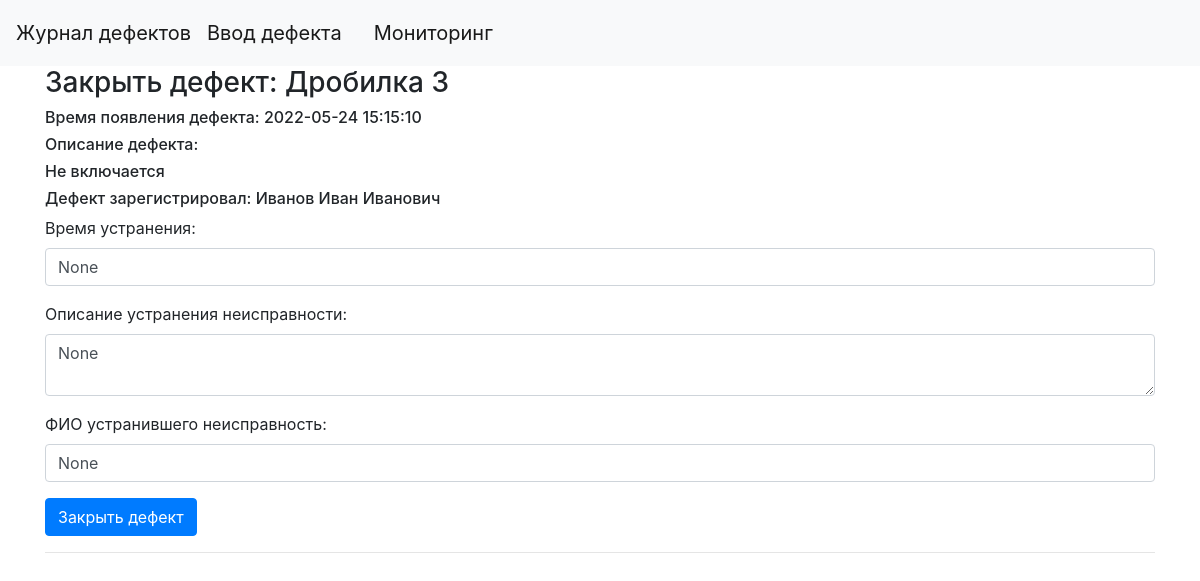
The page /3/edit on the database its author committed.
### tables this page shows
CREATE TABLE defects (
    id INTEGER PRIMARY KEY AUTOINCREMENT,
    time_start TIMESTAMP NOT NULL DEFAULT CURRENT_TIMESTAMP,
    number INTEGER NOT NULL,
    equipment TEXT NOT NULL,
    description TEXT NOT NULL,
    user_start TEXT NOT NULL,
    time_finish TIMESTAMP,
    fix_descr TEXT,
    repairman TEXT,
    created TIMESTAMP NOT NULL DEFAULT CURRENT_TIMESTAMP,
    fixed TIMESTAMP
);

### app.py (the view, shortened to what this page needs)
@app.route('/<int:id>/edit', methods=('GET', 'POST'))
def edit(id):
    defect = get_defect(id)
    return render_template('edit.html', defect=defect)

### app.py (called while the page is built)
def get_db_connection():
    conn = sqlite3.connect('database.db')
    conn.row_factory = sqlite3.Row
    return conn

def get_defect(defect_id):
    conn = get_db_connection()
    defect = conn.execute('SELECT * FROM defects WHERE id = ?',
                        (defect_id,)).fetchone()
    conn.close()
    if defect is None:
        abort(404)
    return defect

### templates/edit.html (shortened to what this page needs)
{% extends 'base.html' %}
{% block content %}
<h3>{% block title %} Закрыть дефект: {{ defect['equipment'] }} {{ defect['number'] }} {% endblock %}</h3>
<h6> Время появления дефекта:  {{ defect['time_start'] }} </h6>
<h6>Описание дефекта:  </h6>
<h6>{{ defect['description'] }}</h6>
<h6>Дефект зарегистрировал: {{ defect['user_start'] }}</h6>
<form method="post">
    <div class="form-group">
        <label for="time_finish">Время устранения:</label>
        <input type="text" name="time_finish" placeholder="Введите время устранения"
               class="form-control"
               value="{{ request.form['time_finish'] or defect['time_finish'] }}">
    </div>
    <div class="form-group">
        <label for="fix_descr">Описание устранения неисправности:</label>
        <textarea name="fix_descr" placeholder="Введите описание устранения неисправности"
               class="form-control">{{ request.form['fix_descr'] or defect['fix_descr'] }}</textarea>
    </div>
    <div class="form-group">
        <label for="repairman">ФИО устранившего неисправность:</label>
        <input type="text" name="repairman"
               placeholder="Введите ФИО регистрирующего неисправность" class="form-control"
               value="{{ request.form['repairman'] or defect['repairman'] }}">
    </div>
    <div class="form-group">
        <button type="Ввод" class="btn btn-primary">Закрыть дефект</button>
    </div>
</form>
<hr>
{% endblock %}

### rows shown on the page
defects: equipment "Дробилка", number "3", time_start "2022-05-24 15:15:10", description "Не включается", user_start "Иванов Иван Иванович"
